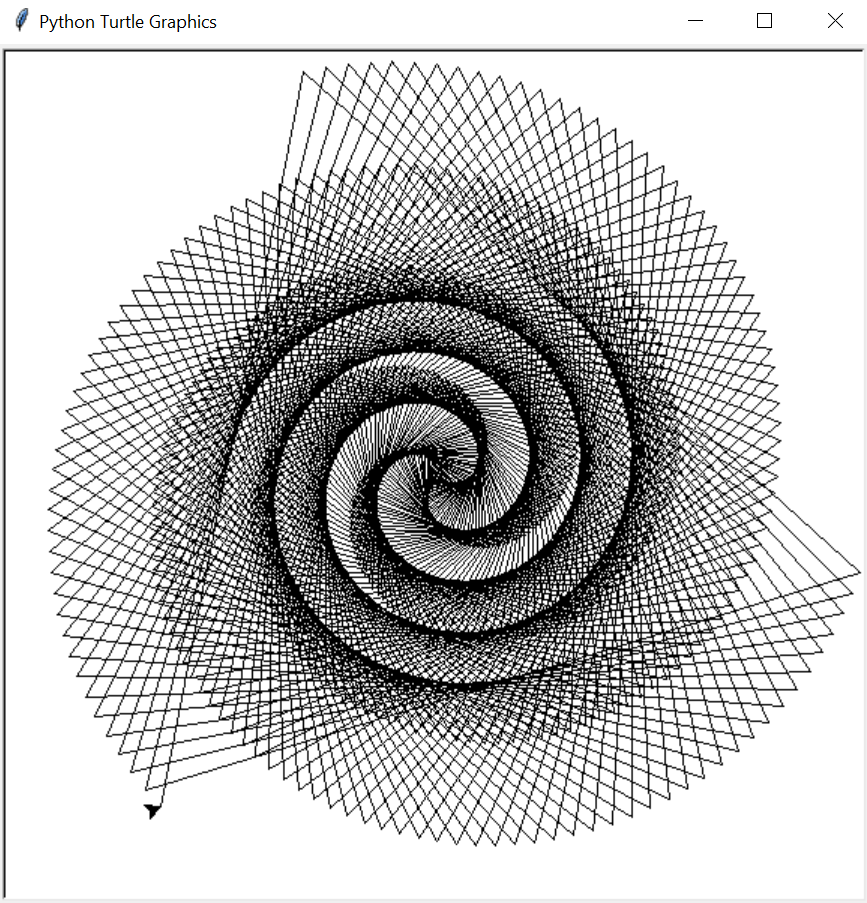

Recreate this plot in Python.
# https://www.geeksforgeeks.org/draw-black-spiral-pattern-using-turtle-in-python/
# import turtle
import turtle
  
# initialising variables
dist = 1
flag = 500
  
# initialising turtle
spiral = turtle.Turtle()
  
# changing speed of turtle
spiral.speed(10)
  
# making patten
while flag:
    
    # makes the turtle to move forward
    spiral.forward(dist)
      
    # makes the turtle to move left
    spiral.left(120)
    spiral.left(1)
    dist += 1
    flag -= 1
